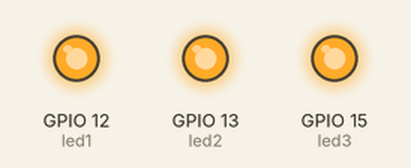
Recording of a program running on a simulated ESP32 board running MicroPython. Shown: output pins drawn as LEDs (lit = HIGH). Threads take turns every 2 ms.

Above: at 0.05 s.
At 0.95 s:
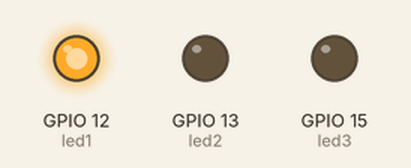
At 1.45 s:
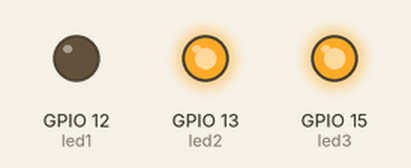
At 1.95 s:
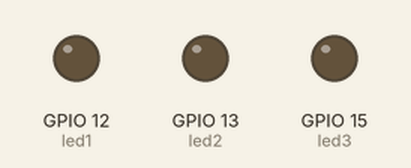
At 3.15 s:
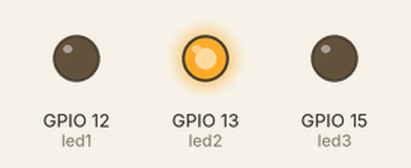
At 4.35 s:
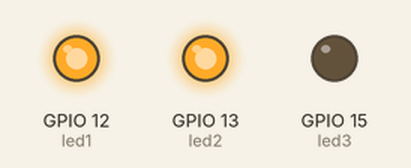
Timing chart, 0 to 4.7 s (numbered marks = the images above):
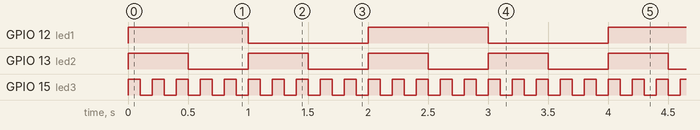

Measured:
- by itself, GPIO 12 (led1): alternates HIGH for 1.0 s and LOW for 1.0 s
- by itself, GPIO 13 (led2): alternates HIGH for 0.50 s and LOW for 0.50 s
- by itself, GPIO 15 (led3): alternates HIGH for 0.10 s and LOW for 0.10 s

The program:

basic_threads.py
```python
# example basic multi-tasking
# 2017-0903 PePo based upon https://youtu.be/iyoS9aSiDWg
# 3 LED's connected on WeMOS-OLED ESP32
# ESP32 micropython 1.9.1 version 20170903
from micropython import const
import _thread as th
import time
import machine

# specify LEDs
LED1_PIN = const(12)
LED2_PIN = const(13)
LED3_PIN = const(15)
led1 = machine.Pin(LED1_PIN, machine.Pin.OUT)
led2 = machine.Pin(LED2_PIN, machine.Pin.OUT)
led3 = machine.Pin(LED3_PIN, machine.Pin.OUT)

#specify a task for each LED
def loop_led1(e):
	while True:
		led1.value(not led1.value())
		time.sleep(e)

def loop_led2(e):
	while True:
		led2.value(not led2.value())
		time.sleep(e)

def loop_led3(e):
	while True:
		led3.value(not led3.value())
		time.sleep(e)

# activate the tasks simultaneously
th.start_new_thread(loop_led1, (1.0,)) # blink nominal
th.start_new_thread(loop_led2, (.5,))   # blink faster
th.start_new_thread(loop_led3, (.1,))  # blink fastest
```
